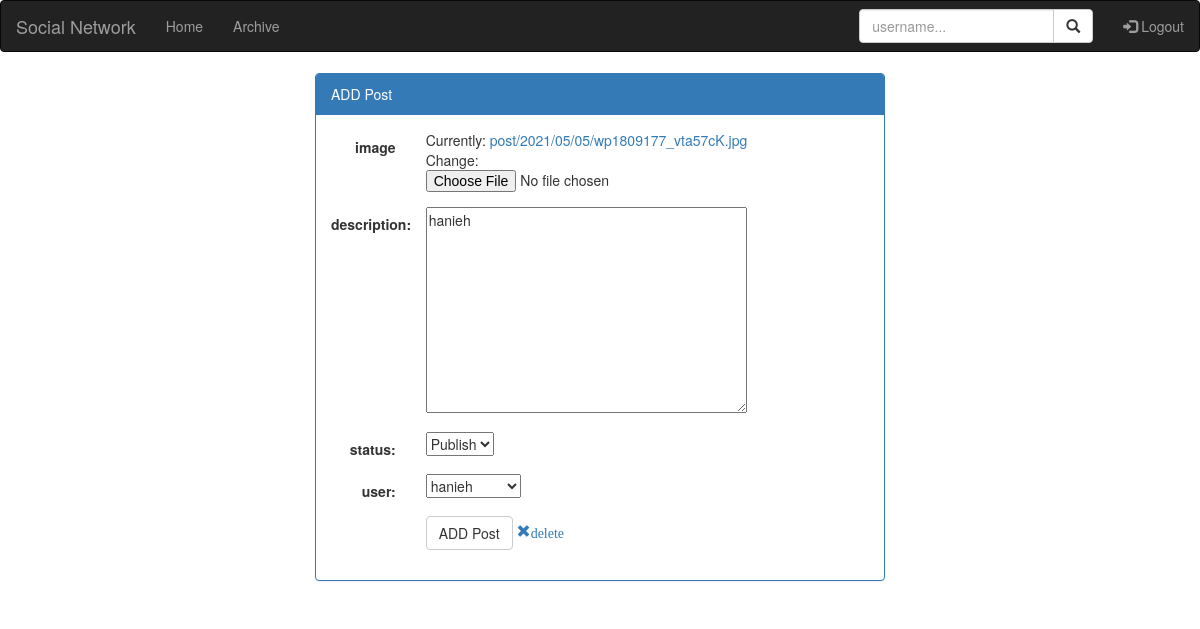
Page /update/10 (signed in) on the committed database.
### posts/models.py (models this page shows, shortened)
class Post(models.Model):
    STATUS_CHOISES = (
        ('d','Draft'),
        ('p','Publish')
    )
    image = models.ImageField(upload_to='post/%Y/%m/%d')
    user = models.ForeignKey(User,on_delete=models.CASCADE,related_name='posts',null=True)
    description = models.TextField()
    publish = models.DateTimeField(default=timezone.now)
    status = models.CharField(max_length=1,choices=STATUS_CHOISES,default='d')
    like = models.ManyToManyField(User,blank=True)
    created = models.DateTimeField(auto_now_add=True)
    updated = models.DateTimeField(auto_now=True)
    class Meta:
        ordering = ['-publish']
    def image_tag(self):
        return format_html("<img src='{}' width =60 height=50>".format(self.image.url))
    image_tag.short_description = 'image'
    objects = PostManager()

### posts/views.py (the view)
# urls.py: path('update/<int:pk>',PostUpdate.as_view(),name='update-post'),
class PostUpdate(AccessUser,FormValid,FieldMixin,LoginRequiredMixin,UpdateView):
    model = Post
    template_name = 'posts/post_create_update.html'

### posts/mixins.py (called while the page is built)
    def dispatch(self, request, *args, **kwargs):
        if request.user.is_superuser :
            self.fields = ['image','status','description','user']
        else:
            self.fields = ['image','status','description']
        return super().dispatch(request, *args, **kwargs)

    def dispatch(self, request,pk, *args, **kwargs):
        post = get_object_or_404(Post,pk=pk)
        if post.user == request.user or request.user.is_superuser:
            return super().dispatch(request, *args, **kwargs)
        else:
            raise Http404("you can not edit this post")

### templates/posts/post_create_update.html (shortened to what this page needs)
{% extends 'base.html' %}
{% block content %}
<div class="container-fluid">
    <div class="row">
      <div class="col-sm-3" ></div>
      <div class="col-sm-6" >
        <div class="panel panel-primary">
            <div class="panel-heading">ADD Post</div>
            <div class="panel-body">
                <form class="form-horizontal" method="POST" enctype="multipart/form-data">
                    <div class="form-group">
                      <label class="control-label col-sm-2" for="email">image</label>
                      <div class="col-sm-10">
                          {{form.image}}
                      </div>
                    </div>
                    <div class="form-group">
                      <label class="control-label col-sm-2" for="pwd">description:</label>
                      <div class="col-sm-10">
                          {{form.description}}
                      </div>
                    </div>
                    <div class="form-group">
                        <label class="control-label col-sm-2" for="pwd">status:</label>
                        <div class="col-sm-10">
                            {{form.status}}
                        </div>
                      </div>
                      {% if user.is_superuser %}
                      <div class="form-group">
                        <label class="control-label col-sm-2" for="pwd">user:</label>
                        <div class="col-sm-10">
                            {{form.user}}
                        </div>
                      </div>
                      {% endif %}
                    <div class="form-group">
                      <div class="col-sm-offset-2 col-sm-10">
                        <button type="submit" class="btn btn-default">ADD Post</button>
                        {% if  request.resolver_match.kwargs.pk %}
                          <a href="{% url 'posts:delete-post' request.resolver_match.kwargs.pk %}"  class=" glyphicon glyphicon-remove ">delete</a>
                        {% endif %}
                      </div>
                    </div>
                  </form>
            </div>
          </div>
      </div>
      <div class="col-sm-3" ></div>
    </div>
  </div>
{% endblock %}

### rows in the picture
Post: description "hanieh", status "Publish", user "hanieh"
